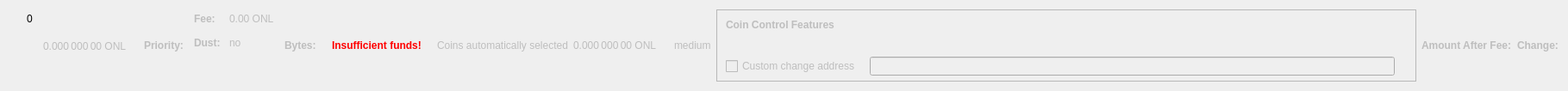
    <widget class="QWidget" name="dummyHideWidget" native="true">
     <property name="maximumSize">
      <size>
       <width>100</width>
       <height>22</height>
      </size>
     </property>
     <layout class="QHBoxLayout" name="dummyHideLayout">
      <item>
       <layout class="QFormLayout" name="formLayoutCoinControl1">
        <property name="horizontalSpacing">
         <number>10</number>
        </property>
        <property name="verticalSpacing">
         <number>14</number>
        </property>
        <property name="leftMargin">
         <number>10</number>
        </property>
        <property name="topMargin">
         <number>4</number>
        </property>
        <property name="rightMargin">
         <number>6</number>
        </property>
        <item row="0" column="1">
         <widget class="QLabel" name="labelCoinControlBytes">
          <property name="cursor">
           <cursorShape>IBeamCursor</cursorShape>
          </property>
          <property name="contextMenuPolicy">
           <enum>Qt::ActionsContextMenu</enum>
          </property>
          <property name="text">
           <string notr="true">0</string>
          </property>
          <property name="textInteractionFlags">
           <set>Qt::LinksAccessibleByMouse|Qt::TextSelectableByKeyboard|Qt::TextSelectableByMouse</set>
          </property>
         </widget>
        </item>
       </layout>
      </item>
      <item>
       <widget class="QLabel" name="labelCoinControlAfterFee">
        <property name="enabled">
         <bool>false</bool>
        </property>
        <property name="sizePolicy">
         <sizepolicy hsizetype="Fixed" vsizetype="Fixed">
          <horstretch>0</horstretch>
          <verstretch>0</verstretch>
         </sizepolicy>
        </property>
        <property name="minimumSize">
         <size>
          <width>111</width>
          <height>12</height>
         </size>
        </property>
        <property name="maximumSize">
         <size>
          <width>111</width>
          <height>12</height>
         </size>
        </property>
        <property name="cursor">
         <cursorShape>IBeamCursor</cursorShape>
        </property>
        <property name="contextMenuPolicy">
         <enum>Qt::ActionsContextMenu</enum>
        </property>
        <property name="text">
         <string notr="true">0.000 000 00 ONL</string>
        </property>
        <property name="textInteractionFlags">
         <set>Qt::LinksAccessibleByMouse|Qt::TextSelectableByKeyboard|Qt::TextSelectableByMouse</set>
        </property>
       </widget>
      </item>
      <item>
       <widget class="QLabel" name="labelCoinControlPriorityText">
        <property name="enabled">
         <bool>false</bool>
        </property>
        <property name="font">
         <font>
          <weight>75</weight>
          <bold>true</bold>
         </font>
        </property>
        <property name="text">
         <string>Priority:</string>
        </property>
       </widget>
      </item>
      <item>
       <layout class="QHBoxLayout" name="horizontalLayout"/>
      </item>
      <item>
       <layout class="QFormLayout" name="formLayoutCoinControl3">
        <property name="horizontalSpacing">
         <number>10</number>
        </property>
        <property name="verticalSpacing">
         <number>14</number>
        </property>
        <property name="leftMargin">
         <number>6</number>
        </property>
        <property name="topMargin">
         <number>4</number>
        </property>
        <property name="rightMargin">
         <number>6</number>
        </property>
        <item row="0" column="0">
         <widget class="QLabel" name="labelCoinControlFeeText">
          <property name="enabled">
           <bool>false</bool>
          </property>
          <property name="font">
           <font>
            <weight>75</weight>
            <bold>true</bold>
           </font>
          </property>
          <property name="text">
           <string>Fee:</string>
          </property>
          <property name="margin">
           <number>0</number>
          </property>
         </widget>
        </item>
        <item row="0" column="1">
         <widget class="QLabel" name="labelCoinControlFee">
          <property name="enabled">
           <bool>false</bool>
          </property>
          <property name="cursor">
           <cursorShape>IBeamCursor</cursorShape>
          </property>
          <property name="contextMenuPolicy">
           <enum>Qt::ActionsContextMenu</enum>
          </property>
          <property name="text">
           <string notr="true">0.00 ONL</string>
          </property>
          <property name="textInteractionFlags">
           <set>Qt::LinksAccessibleByMouse|Qt::TextSelectableByKeyboard|Qt::TextSelectableByMouse</set>
          </property>
         </widget>
        </item>
        <item row="1" column="0">
         <widget class="QLabel" name="labelCoinControlLowOutputText">
          <property name="enabled">
           <bool>false</bool>
          </property>
          <property name="font">
           <font>
            <weight>75</weight>
            <bold>true</bold>
           </font>
          </property>
          <property name="text">
           <string>Dust:</string>
          </property>
         </widget>
        </item>
        <item row="1" column="1">
         <widget class="QLabel" name="labelCoinControlLowOutput">
          <property name="enabled">
           <bool>false</bool>
          </property>
          <property name="cursor">
           <cursorShape>IBeamCursor</cursorShape>
          </property>
          <property name="contextMenuPolicy">
           <enum>Qt::ActionsContextMenu</enum>
          </property>
          <property name="text">
           <string>no</string>
          </property>
          <property name="textInteractionFlags">
           <set>Qt::LinksAccessibleByMouse|Qt::TextSelectableByKeyboard|Qt::TextSelectableByMouse</set>
          </property>
         </widget>
        </item>
       </layout>
      </item>
      <item>
       <widget class="QLabel" name="labelCoinControlBytesText">
        <property name="enabled">
         <bool>false</bool>
        </property>
        <property name="font">
         <font>
          <weight>75</weight>
          <bold>true</bold>
         </font>
        </property>
        <property name="text">
         <string>Bytes:</string>
        </property>
       </widget>
      </item>
      <item>
       <layout class="QFormLayout" name="formLayoutCoinControl2">
        <property name="horizontalSpacing">
         <number>10</number>
        </property>
        <property name="verticalSpacing">
         <number>14</number>
        </property>
        <property name="leftMargin">
         <number>6</number>
        </property>
        <property name="topMargin">
         <number>4</number>
        </property>
        <property name="rightMargin">
         <number>6</number>
        </property>
       </layout>
      </item>
      <item>
       <layout class="QHBoxLayout" name="horizontalLayoutCoinControl2">
        <property name="spacing">
         <number>8</number>
        </property>
        <property name="bottomMargin">
         <number>10</number>
        </property>
       </layout>
      </item>
      <item>
       <widget class="QLabel" name="labelCoinControlInsuffFunds">
        <property name="enabled">
         <bool>false</bool>
        </property>
        <property name="minimumSize">
         <size>
          <width>0</width>
          <height>0</height>
         </size>
        </property>
        <property name="font">
         <font>
          <weight>75</weight>
          <bold>true</bold>
         </font>
        </property>
        <property name="styleSheet">
         <string notr="true">color:red;font-weight:bold;</string>
        </property>
        <property name="text">
         <string>Insufficient funds!</string>
        </property>
        <property name="margin">
         <number>5</number>
        </property>
       </widget>
      </item>
      <item>
       <layout class="QFormLayout" name="formLayoutCoinControl4">
        <property name="horizontalSpacing">
         <number>10</number>
        </property>
        <property name="verticalSpacing">
         <number>14</number>
        </property>
        <property name="leftMargin">
         <number>6</number>
        </property>
        <property name="topMargin">
         <number>4</number>
        </property>
        <property name="rightMargin">
         <number>6</number>
        </property>
       </layout>
      </item>
      <item>
       <widget class="QLabel" name="labelCoinControlAutomaticallySelected">
        <property name="enabled">
         <bool>false</bool>
        </property>
        <property name="sizePolicy">
         <sizepolicy hsizetype="Fixed" vsizetype="Fixed">
          <horstretch>0</horstretch>
          <verstretch>0</verstretch>
         </sizepolicy>
        </property>
        <property name="minimumSize">
         <size>
          <width>0</width>
          <height>0</height>
         </size>
        </property>
        <property name="maximumSize">
         <size>
          <width>240</width>
          <height>16777215</height>
         </size>
        </property>
        <property name="text">
         <string>Coins automatically selected</string>
        </property>
        <property name="margin">
         <number>5</number>
        </property>
       </widget>
      </item>
      <item>
       <widget class="QLabel" name="labelCoinControlChange">
        <property name="enabled">
         <bool>false</bool>
        </property>
        <property name="sizePolicy">
         <sizepolicy hsizetype="Fixed" vsizetype="Fixed">
          <horstretch>0</horstretch>
          <verstretch>0</verstretch>
         </sizepolicy>
        </property>
        <property name="minimumSize">
         <size>
          <width>111</width>
          <height>0</height>
         </size>
        </property>
        <property name="maximumSize">
         <size>
          <width>111</width>
          <height>16777215</height>
         </size>
        </property>
        <property name="cursor">
         <cursorShape>IBeamCursor</cursorShape>
        </property>
        <property name="contextMenuPolicy">
         <enum>Qt::ActionsContextMenu</enum>
        </property>
        <property name="text">
         <string notr="true">0.000 000 00 ONL</string>
        </property>
        <property name="textInteractionFlags">
         <set>Qt::LinksAccessibleByMouse|Qt::TextSelectableByKeyboard|Qt::TextSelectableByMouse</set>
        </property>
       </widget>
      </item>
      <item>
       <widget class="QLabel" name="labelCoinControlPriority">
        <property name="enabled">
         <bool>false</bool>
        </property>
        <property name="cursor">
         <cursorShape>IBeamCursor</cursorShape>
        </property>
        <property name="contextMenuPolicy">
         <enum>Qt::ActionsContextMenu</enum>
        </property>
        <property name="text">
         <string>medium</string>
        </property>
        <property name="textInteractionFlags">
         <set>Qt::LinksAccessibleByMouse|Qt::TextSelectableByKeyboard|Qt::TextSelectableByMouse</set>
        </property>
       </widget>
      </item>
      <item>
       <widget class="QFrame" name="frameCoinControl">
        <property name="sizePolicy">
         <sizepolicy hsizetype="Expanding" vsizetype="Expanding">
          <horstretch>0</horstretch>
          <verstretch>0</verstretch>
         </sizepolicy>
        </property>
        <property name="maximumSize">
         <size>
          <width>16777215</width>
          <height>16777215</height>
         </size>
        </property>
        <property name="frameShape">
         <enum>QFrame::StyledPanel</enum>
        </property>
        <property name="frameShadow">
         <enum>QFrame::Sunken</enum>
        </property>
        <layout class="QVBoxLayout" name="verticalLayoutCoinControl2_2">
         <property name="spacing">
          <number>0</number>
         </property>
         <property name="leftMargin">
          <number>0</number>
         </property>
         <property name="topMargin">
          <number>0</number>
         </property>
         <property name="rightMargin">
          <number>0</number>
         </property>
         <property name="bottomMargin">
          <number>6</number>
         </property>
         <item>
          <layout class="QVBoxLayout" name="verticalLayoutCoinControl" stretch="0,0,0,1">
           <property name="spacing">
            <number>0</number>
           </property>
           <property name="leftMargin">
            <number>10</number>
           </property>
           <property name="topMargin">
            <number>10</number>
           </property>
           <item>
            <layout class="QHBoxLayout" name="horizontalLayoutCoinControl1">
             <property name="bottomMargin">
              <number>15</number>
             </property>
             <item>
              <widget class="QLabel" name="labelCoinControlFeatures">
               <property name="enabled">
                <bool>false</bool>
               </property>
               <property name="sizePolicy">
                <sizepolicy hsizetype="Preferred" vsizetype="Maximum">
                 <horstretch>0</horstretch>
                 <verstretch>0</verstretch>
                </sizepolicy>
               </property>
               <property name="font">
                <font>
                 <weight>75</weight>
                 <bold>true</bold>
                </font>
               </property>
               <property name="styleSheet">
                <string notr="true">font-weight:bold;</string>
               </property>
               <property name="text">
                <string>Coin Control Features</string>
               </property>
              </widget>
             </item>
            </layout>
           </item>
           <item>
            <widget class="QWidget" name="widgetCoinControl" native="true">
             <property name="sizePolicy">
              <sizepolicy hsizetype="Preferred" vsizetype="Preferred">
               <horstretch>0</horstretch>
               <verstretch>0</verstretch>
              </sizepolicy>
             </property>
             <property name="minimumSize">
              <size>
               <width>0</width>
               <height>0</height>
              </size>
             </property>
             <property name="styleSheet">
              <string notr="true"/>
             </property>
             <layout class="QHBoxLayout" name="horizontalLayoutCoinControl5_2">
              <property name="leftMargin">
               <number>0</number>
              </property>
              <property name="topMargin">
               <number>0</number>
              </property>
              <property name="rightMargin">
               <number>0</number>
              </property>
              <property name="bottomMargin">
               <number>0</number>
              </property>
              <item>
               <layout class="QHBoxLayout" name="horizontalLayoutCoinControl3">
                <property name="spacing">
                 <number>20</number>
                </property>
                <property name="topMargin">
                 <number>0</number>
                </property>
                <property name="bottomMargin">
                 <number>10</number>
                </property>
               </layout>
              </item>
             </layout>
            </widget>
           </item>
           <item>
            <layout class="QHBoxLayout" name="horizontalLayoutCoinControl4" stretch="0,0,0">
             <property name="spacing">
              <number>12</number>
             </property>
             <property name="sizeConstraint">
              <enum>QLayout::SetDefaultConstraint</enum>
             </property>
             <property name="topMargin">
              <number>5</number>
             </property>
             <property name="rightMargin">
              <number>5</number>
             </property>
             <item>
              <widget class="QCheckBox" name="checkBoxCoinControlChange">
               <property name="enabled">
                <bool>false</bool>
               </property>
               <property name="toolTip">
                <string>If this is activated, but the change address is empty or invalid, change will be sent to a newly generated address.</string>
               </property>
               <property name="text">
                <string>Custom change address</string>
               </property>
              </widget>
             </item>
             <item>
              <widget class="QValidatedLineEdit" name="lineEditCoinControlChange">
               <property name="enabled">
                <bool>false</bool>
               </property>
               <property name="sizePolicy">
                <sizepolicy hsizetype="Expanding" vsizetype="Fixed">
                 <horstretch>0</horstretch>
                 <verstretch>0</verstretch>
                </sizepolicy>
               </property>
              </widget>
             </item>
             <item>
              <widget class="QLabel" name="labelCoinControlChangeLabel_2">
               <property name="sizePolicy">
                <sizepolicy hsizetype="Preferred" vsizetype="Expanding">
                 <horstretch>0</horstretch>
                 <verstretch>0</verstretch>
                </sizepolicy>
               </property>
               <property name="minimumSize">
                <size>
                 <width>0</width>
                 <height>0</height>
                </size>
               </property>
               <property name="text">
                <string/>
               </property>
               <property name="margin">
                <number>3</number>
               </property>
              </widget>
             </item>
            </layout>
           </item>
           <item>
            <spacer name="verticalSpacerCoinControl">
             <property name="orientation">
              <enum>Qt::Vertical</enum>
             </property>
             <property name="sizeHint" stdset="0">
              <size>
               <width>800</width>
               <height>1</height>
              </size>
             </property>
            </spacer>
           </item>
          </layout>
         </item>
        </layout>
       </widget>
      </item>
      <item>
       <widget class="QLabel" name="labelCoinControlAfterFeeText">
        <property name="enabled">
         <bool>false</bool>
        </property>
        <property name="minimumSize">
         <size>
          <width>0</width>
          <height>0</height>
         </size>
        </property>
        <property name="maximumSize">
         <size>
          <width>16777215</width>
          <height>16777215</height>
         </size>
        </property>
        <property name="font">
         <font>
          <weight>75</weight>
          <bold>true</bold>
         </font>
        </property>
        <property name="text">
         <string>Amount After Fee:</string>
        </property>
        <property name="alignment">
         <set>Qt::AlignLeading|Qt::AlignLeft|Qt::AlignVCenter</set>
        </property>
        <property name="margin">
         <number>0</number>
        </property>
       </widget>
      </item>
      <item>
       <widget class="QLabel" name="labelCoinControlChangeText">
        <property name="enabled">
         <bool>false</bool>
        </property>
        <property name="sizePolicy">
         <sizepolicy hsizetype="Preferred" vsizetype="Preferred">
          <horstretch>0</horstretch>
          <verstretch>0</verstretch>
         </sizepolicy>
        </property>
        <property name="minimumSize">
         <size>
          <width>0</width>
          <height>0</height>
         </size>
        </property>
        <property name="maximumSize">
         <size>
          <width>16777215</width>
          <height>16777215</height>
         </size>
        </property>
        <property name="font">
         <font>
          <weight>75</weight>
          <bold>true</bold>
         </font>
        </property>
        <property name="text">
         <string>Change:</string>
        </property>
        <property name="alignment">
         <set>Qt::AlignLeading|Qt::AlignLeft|Qt::AlignVCenter</set>
        </property>
       </widget>
      </item>
     </layout>
    </widget>
